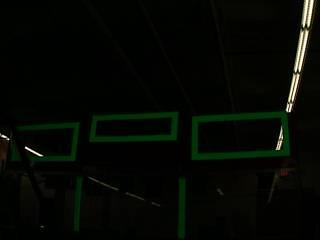
#> input picture src/dashboard/image.jpg, 320 x 240 px
$ python -i example_module.py   (imports and definitions only)
#> lines starting #> are read from the running program, lines starting #| are printed output that depends on the picture; after the words box and inside, x2 and y2 are one past the last pixel; in counts of white or black regions, pixels touching at a corner belong together
#> further down, picture is the input picture: shape (240, 320, 3); mean B, G, R 3.6, 8.3, 5.4
import cv2
import numpy
import time

GREEN_MIN = numpy.array([55, 120, 10], numpy.uint8)
GREEN_MAX = numpy.array([115, 255, 255], numpy.uint8)

def process_image(image):
  hsv_image = cv2.cvtColor(image, cv2.COLOR_BGR2HSV)
#> hsv_image: shape (240, 320, 3); mean H, S, V 41.7, 194.9, 8.6
  threshold = cv2.inRange(hsv_image, GREEN_MIN, GREEN_MAX)
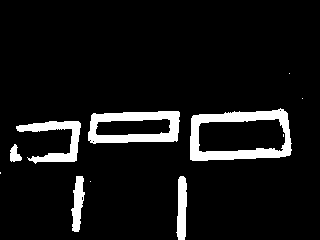
#> threshold: shape (240, 320); 8% white; 11 white regions (5 under 20 px)
  cont = numpy.copy(threshold)
  contours, hierarchy = cv2.findContours(cont, cv2.RETR_EXTERNAL,
      cv2.CHAIN_APPROX_SIMPLE)
#> contours = 10 contours, 4 with area under 20; largest, box (x1, y1, x2, y2) and area: (190, 108, 292, 161) 4509, (88, 111, 180, 144) 2578, (16, 121, 81, 164) 911, (176, 176, 187, 240) 478, (71, 176, 85, 232) 416, (10, 144, 22, 162) 112
  cv2.drawContours(image, contours, -1, (0, 255, 0), 1)
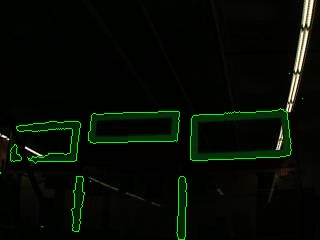
#> image: shape (240, 320, 3); 1.43% of pixels changed, all inside (x1, y1, x2, y2) = (0, 73, 303, 240)
  return threshold

def get_data():
  return {"time": time.time()}

>>> import cv2
>>> picture = cv2.imread('image.jpg')
>>> result = process_image(picture)
